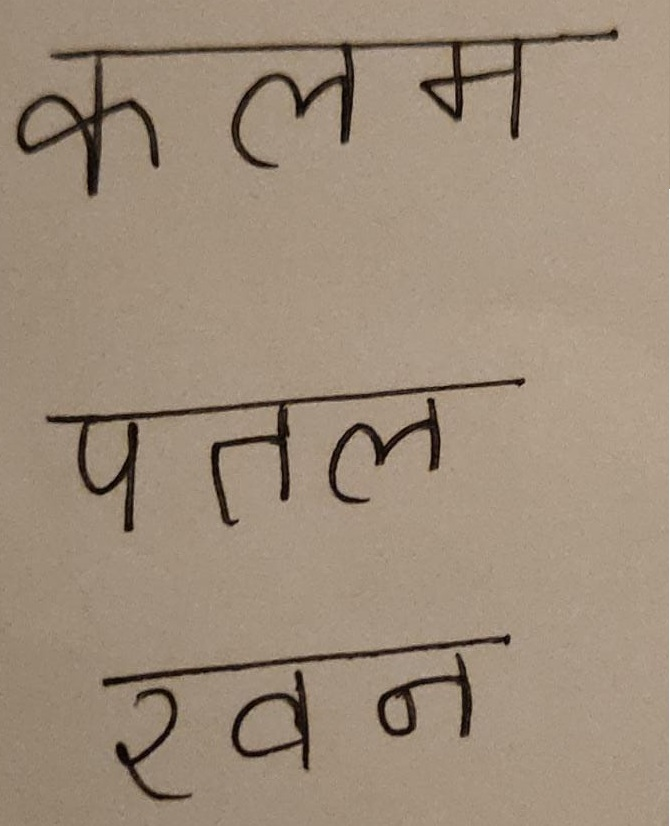
#> input picture Submission/Words/4.jpeg, 670 x 826 px; its folder holds only this picture in this run
$ python -i Split_Words.py   (imports and definitions only)
#> lines starting #> are read from the running program, lines starting #| are printed output that depends on the picture; after the words box and inside, x2 and y2 are one past the last pixel; in counts of white or black regions, pixels touching at a corner belong together
#> further down, picture is the input picture: shape (826, 670, 3); mean B, G, R 122.2, 140.9, 158
import cv2
import numpy as np

def Sorting_Key(rect):
    global Lines, Size

    x, y, w, h = rect

    cx = x + int(w / 2)
    cy = y + int(h / 2)

    for i, (upper, lower) in enumerate(Lines):
        if not any([all([upper > y + h, lower > y + h]), all([upper < y, lower < y])]):
            return cx + ((i + 1) * Size)

def Split(img):
    global Lines, Size

    gray = cv2.cvtColor(img, cv2.COLOR_BGR2GRAY)

    kernel = cv2.getStructuringElement(cv2.MORPH_ELLIPSE, (25, 25))
    morph = cv2.morphologyEx(gray, cv2.MORPH_CLOSE, kernel)

    div = gray / morph
    gray = np.array(cv2.normalize(div, div, 0, 255, cv2.NORM_MINMAX), np.uint8)

    _, thresh = cv2.threshold(gray, 180, 255, cv2.THRESH_BINARY_INV)
#> thresh: shape (826, 670); 5.8% white; 8 white regions (1 under 20 px), largest, box (x1, y1, x2, y2) and area: (16, 27, 618, 198) 13505, (45, 378, 526, 533) 7253, (102, 634, 511, 687) 2865

    kernel = cv2.getStructuringElement(cv2.MORPH_RECT, (3, 3))
    thresh = cv2.morphologyEx(thresh, cv2.MORPH_DILATE, kernel, iterations = 1)
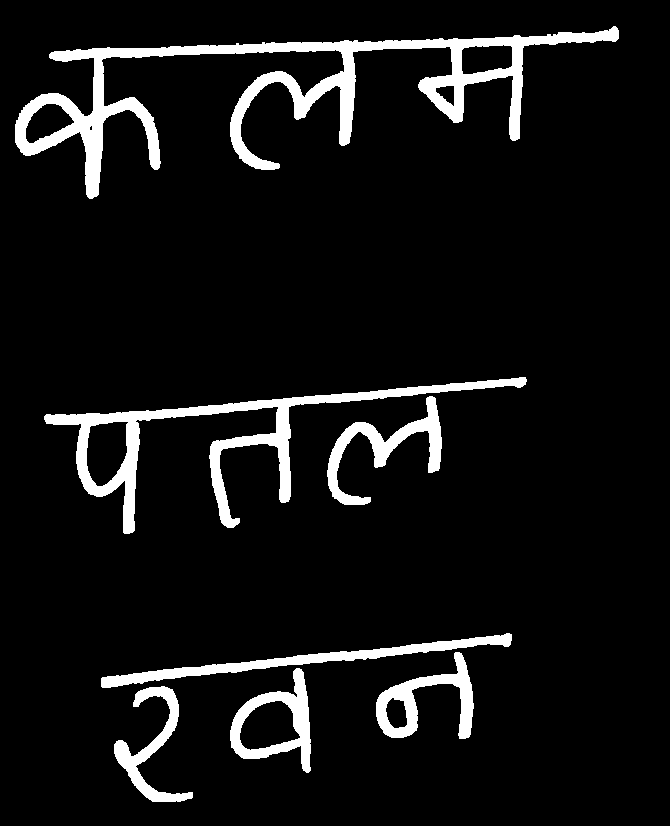
#> thresh: shape (826, 670); 7.6% white; 7 white regions

    contours, _ = cv2.findContours(thresh, cv2.RETR_EXTERNAL, cv2.CHAIN_APPROX_NONE)
#> contours = 7 contours; box (x1, y1, x2, y2) and area: (15, 26, 619, 199) 18560, (44, 377, 527, 534) 10637, (230, 668, 311, 773) 4731, (101, 633, 512, 688) 3418, (376, 652, 474, 739) 3156, (327, 396, 442, 505) 2926, (114, 686, 193, 802) 2196

    i = 0
    Length = len(contours)
#> Length = 7
    while i < Length:
        x, y, w, h = cv2.boundingRect(contours[i])
        if w * h <= 200 or h / w > 4:
            cv2.drawContours(thresh, [contours[i]], 0, 0, -1)
            del contours[i]
            i -= 1
            Length -= 1
        i += 1
#> this loop made 7 passes
#> (x, y, w, h) on passes 1 to 7: (114, 686, 79, 116), (230, 668, 81, 105), (376, 652, 98, 87), (101, 633, 411, 55), (327, 396, 115, 109), (44, 377, 483, 157), (15, 26, 604, 173)
#> after the loop, Length = 7; i = 7

    h_proj = np.sum(thresh, axis = 1)
#> h_proj = 826 values, max 90525 at index 48, min 0 at index 0, mean 12955.6

    upper = None
    lower = None
    Lines = []
    for i in range(h_proj.shape[0]):
        proj = h_proj[i]
        if proj != 0 and upper == None:
            upper = i
        elif proj == 0 and upper != None and lower == None:
            lower = i
            if lower - upper >= 15:
                Lines.append([upper, lower])
            upper = None
            lower = None
#> this loop made 826 passes
#> proj on passes 1 to 12: 0, 0, 0, 0, 0, 0, 0, 0, 0, 0, 0, 0
#> after the loop, Lines = [[26, 199], [377, 534], [633, 802]]

    if upper:
        Lines.append([upper, h_proj.shape[0] - 1])

    Size = thresh.shape[1]
#> Size = 670

    bounding_rects = []
    for contour in contours:
        x, y, w, h = cv2.boundingRect(contour)

        for upper, lower in Lines:
            if not any([all([upper > y + h, lower > y + h]), all([upper < y, lower < y])]):
                bounding_rects.append((x, y, w, h))
#> after the loop, bounding_rects = [(114, 686, 79, 116), (230, 668, 81, 105), (376, 652, 98, 87), (101, 633, 411, 55), (327, 396, 115, 109), (44, 377, 483, 157), (15, 26, 604, 173)]

    i = 0
    Length = len(bounding_rects)
    while i < Length:
        x, y, w, h = bounding_rects[i]
        j = 0
        while j < Length:
            distancex = abs(bounding_rects[j][0] - (bounding_rects[i][0] + bounding_rects[i][2]))
            distancey = abs(bounding_rects[j][1] - (bounding_rects[i][1] + bounding_rects[i][3]))

            threshx = max(abs(bounding_rects[j][0] - (bounding_rects[i][0] + bounding_rects[i][2])),
                          abs(bounding_rects[j][0] - bounding_rects[i][0]),
                          abs((bounding_rects[j][0] + bounding_rects[j][2]) - bounding_rects[i][0]),
                          abs((bounding_rects[j][0] + bounding_rects[j][2]) - (bounding_rects[i][0] + bounding_rects[i][2])))

            threshy = max(abs(bounding_rects[j][1] - (bounding_rects[i][1] + bounding_rects[i][3])),
                          abs(bounding_rects[j][1] - bounding_rects[i][1]),
                          abs((bounding_rects[j][1] + bounding_rects[j][3]) - bounding_rects[i][1]),
                          abs((bounding_rects[j][1] + bounding_rects[j][3]) - (bounding_rects[i][1] + bounding_rects[i][3])))

            if i != j and any([all([not any([all([bounding_rects[j][1] > y + h, bounding_rects[j][1] + bounding_rects[j][3] > y + h]), all([bounding_rects[j][1] < y, bounding_rects[j][1] + bounding_rects[j][3] < y])]),
                                   not any([all([bounding_rects[j][0] > x + w, bounding_rects[j][0] + bounding_rects[j][2] > x + w]), all([bounding_rects[j][0] < x, bounding_rects[j][0] + bounding_rects[j][2] < x])])]),
                              all([distancex <= 10, bounding_rects[i][3] + bounding_rects[j][3] + 10 >= threshy]), all([bounding_rects[i][2] + bounding_rects[j][2] + 10 >= threshx, distancey <= 10])]):

                x = min(bounding_rects[i][0], bounding_rects[j][0])
                w = max(bounding_rects[i][0] + bounding_rects[i][2], bounding_rects[j][0] + bounding_rects[j][2]) - x
                y = min(bounding_rects[i][1], bounding_rects[j][1])
                h = max(bounding_rects[i][1] + bounding_rects[i][3], bounding_rects[j][1] + bounding_rects[j][3]) - y

                bounding_rects[i] = (x, y, w, h)
                del bounding_rects[j]
                i = -1
                Length -= 1
                break

            j += 1
        i += 1
#> this loop made 8 passes
#> i on passes 1 to 8: 0, 0, 0, 1, 0, 1, 2, 3
#> after the loop, Length = 3; bounding_rects = [(101, 633, 411, 169), (44, 377, 483, 157), (15, 26, 604, 173)]; i = 3

    Length = len(Lines)
    bounding_rects.sort(key = Sorting_Key)
#> the loop in Sorting_Key, `for i, (upper, lower) in enumerate(Lines):` made 3 passes
#> the loop in Sorting_Key, `for i, (upper, lower) in enumerate(Lines):` made 2 passes
#> the loop in Sorting_Key, `for i, (upper, lower) in enumerate(Lines):` made 1 pass

    Words = []

    for x, y, w, h in bounding_rects:
        crop = img[y:y + h, x:x+ w]

        gray = cv2.cvtColor(crop, cv2.COLOR_BGR2GRAY)

        kernel = cv2.getStructuringElement(cv2.MORPH_ELLIPSE, (25, 25))
        morph = cv2.morphologyEx(gray, cv2.MORPH_CLOSE, kernel)

        div = gray / morph
        gray = np.array(cv2.normalize(div, div, 0, 255, cv2.NORM_MINMAX), np.uint8)

        _, thresh = cv2.threshold(gray, 180, 255, cv2.THRESH_BINARY_INV)

        kernel = cv2.getStructuringElement(cv2.MORPH_RECT, (3, 3))
        thresh = cv2.morphologyEx(thresh, cv2.MORPH_DILATE, kernel, iterations = 1)

        h_proj = np.sum(thresh, axis = 1)

        starting = None
        for i in range(h_proj.shape[0]):
            proj = h_proj[i]
            if proj != 0:
                starting = i
                break

        contours, _ = cv2.findContours(thresh, cv2.RETR_EXTERNAL, cv2.CHAIN_APPROX_NONE)

        contours = np.vstack(contours)

        rect = cv2.minAreaRect(contours)
        Box = cv2.boxPoints(rect)

        index = np.argmin(np.sum(Box, axis = 1))

        box = []
        box.extend(Box[index:])
        box.extend(Box[0:index])

        x1 = (box[0][0] + box[1][0]) / 2
        y1 = (box[0][1] + box[1][1]) / 2

        x2 = (box[2][0] + box[3][0]) / 2
        y2 = (box[2][1] + box[3][1]) / 2

        a = y2 - y1
        b = x1 - x2
        c = (x2 * y1) - (y2 * x1)

        cy = starting
        cx = (-1) * ((b * cy) + c) / a

        a1 = -b
        b1 = a
        c1 = (-1) * (a1 * cx + b1 * cy)

        x1 = box[0][0]
        y1 = box[0][1]

        x2 = box[3][0]
        y2 = box[3][1]

        a2 = y2 - y1
        b2 = x1 - x2
        c2 = (x2 * y1) - (y2 * x1)

        cx = ((c2 * b1) - (c1 * b2)) / ((a1 * b2) - (a2 * b1))
        cy = ((c2 * a1) - (c1 * a2)) / ((b1 * a2) - (b2 * a1))

        box[0] = [cx, cy]

        x1 = box[1][0]
        y1 = box[1][1]

        x2 = box[2][0]
        y2 = box[2][1]

        a2 = y2 - y1
        b2 = x1 - x2
        c2 = (x2 * y1) - (y2 * x1)

        cx = ((c2 * b1) - (c1 * b2)) / ((a1 * b2) - (a2 * b1))
        cy = ((c2 * a1) - (c1 * a2)) / ((b1 * a2) - (b2 * a1))

        box[1] = [cx, cy]

        box = np.int0(box)
        shape = (box[1][0] - box[0][0], box[3][1] - box[0][1])

        src = np.float32(box)
        dst = np.array([[0, 0], [shape[0], 0], [shape[0], shape[1]], [0, shape[1]]], np.float32)

        M = cv2.getPerspectiveTransform(src, dst)
        warp = cv2.bitwise_not(cv2.warpPerspective(cv2.bitwise_not(crop), M, shape))

        Words.append(warp.copy())
#> this loop made 3 passes
#> (x, y, w, h, rect) on passes 2 to 3: (44, 377, 483, 157, ((245.7, 81.73), (483.7, 127.3), -4.48)), (101, 633, 411, 169, ((211.6, 86.32), (413.2, 133.1), -6.34))
#> (x, y, w, h, rect, Box) on pass 1: (15, 26, 604, 173, ((303, 82.4), (608.9, 149.7), -3.69), [[3.98, 176.7], [-5.66, 27.3], [602, -11.9], [611.6, 137.5]])
#> pass 1, in Split, `crop = img[y:y + h, x:x+ w]`:
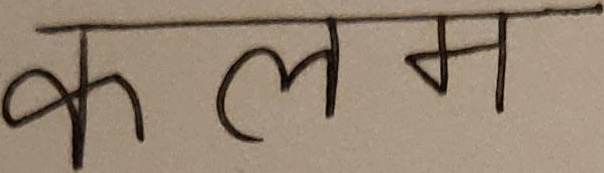
#> crop: shape (173, 604, 3); mean B, G, R 116, 134.1, 150.8
#> pass 1, in Split, `morph = cv2.morphologyEx(gray, cv2.MORPH_CLOSE, kernel)`:
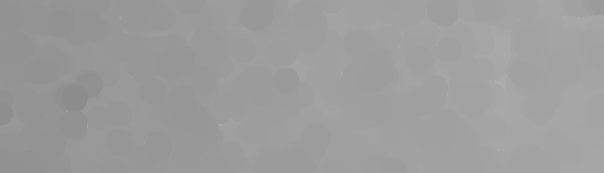
#> morph: shape (173, 604); min 140, max 177, mean 156.6
#> after the loop:
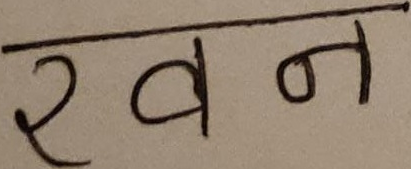
#> crop: shape (169, 411, 3); mean B, G, R 111.4, 129, 145.8
#> after the loop:
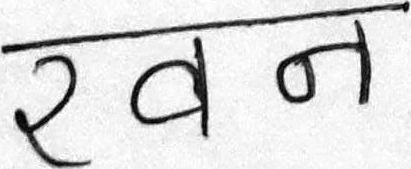
#> div: shape (169, 411) float64; min -2.67e-16, max 255, mean 220; drawn with min black and max white
#> after the loop:
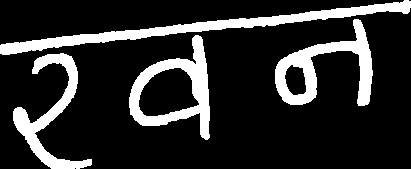
#> thresh: shape (169, 411); 17.3% white; 4 white regions, box (x1, y1, x2, y2) and area: (0, 0, 411, 55) 3851, (275, 19, 373, 106) 2891, (129, 35, 210, 140) 2876, (13, 53, 92, 169) 2413
#> after the loop:
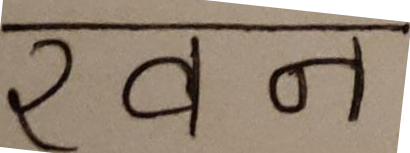
#> warp: shape (153, 410, 3); mean B, G, R 117, 133.5, 149.3
#> after the loop, Words = 3 items

    return Words

>>> import cv2
>>> picture = cv2.imread('Words/4.jpeg')
>>> result = Split(picture)
#> result = 3 items

$ run again, on Submission/Words/5.jpeg
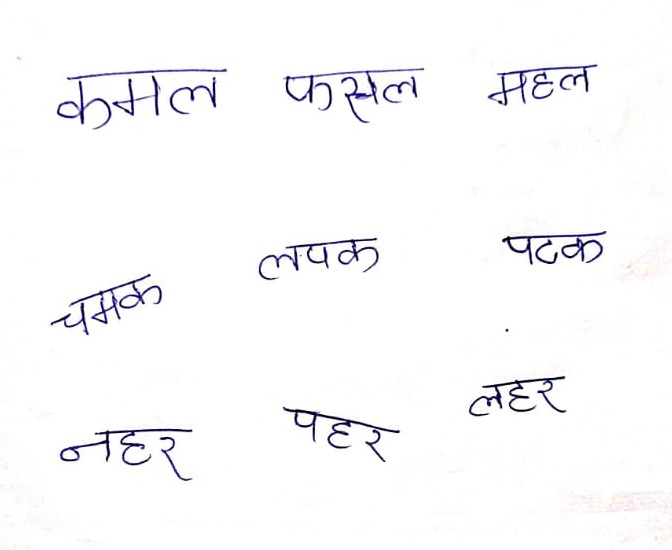
#> input picture Submission/Words/5.jpeg, 672 x 550 px
#> picture is the input picture: shape (550, 672, 3); mean B, G, R 250.7, 249.5, 249.8
#> in Split, `thresh = cv2.morphologyEx(thresh, cv2.MORPH_DILATE, kernel, iterations..`:
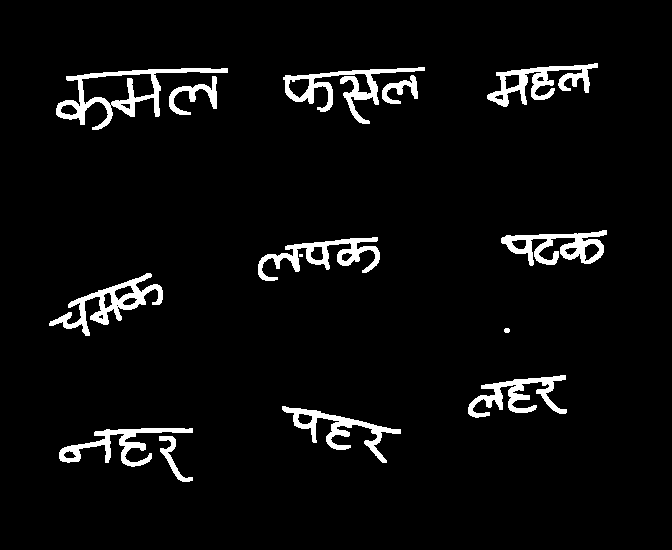
#> thresh: shape (550, 672); 4.7% white; 14 white regions (1 under 20 px)
#> in Split, `contours, _ = cv2.findContours(thresh, cv2.RETR_EXTERNAL, cv2.CHAIN_AP..`: contours = 14 contours, 2 with area under 20; largest, box (x1, y1, x2, y2) and area: (56, 68, 228, 130) 3552, (49, 273, 163, 336) 1944, (283, 67, 425, 124) 1836, (501, 230, 607, 266) 1784, (487, 63, 598, 107) 1697
#> in Split, `Length = len(contours)`: Length = 14
#> the loop in Split, `while i < Length:` made 14 passes
#> (i, Length) on passes 5, 7: (4, 13), (5, 12)
#> after the loop in Split, `while i < Length:`: Length = 12
#> h_proj = 550 values, max 59415 at index 71, min 0 at index 0, mean 8023.7
#> the loop in Split, `for i in range(h_proj.shape[0]):` made 550 passes
#> proj on passes 1 to 8: 0, 0, 0, 0, 0, 0, 0, 0
#> after the loop in Split, `for i in range(h_proj.shape[0]):`: Lines = [[63, 130], [230, 336], [375, 482]]
#> the loop in Split, `for contour in contours:` made 12 passes
#> (x, y, w, h) on passes 1 to 8: (159, 436, 34, 46), (59, 428, 134, 39), (282, 406, 119, 57), (468, 375, 99, 43), (49, 273, 114, 63), (258, 237, 122, 44), (501, 230, 106, 36), (169, 76, 48, 39)
#> after the loop in Split, `for contour in contours:`: bounding_rects = [(159, 436, 34, 46), (59, 428, 134, 39), (282, 406, 119, 57), (468, 375, 99, 43), (49, 273, 114, 63), (258, 237, 122, 44), (501, 230, 106, 36), (169, 76, 48, 39), (382, 75, 36, 29), (56, 68, 172, 62), (283, 67, 142, 57), (487, 63, 111, 44)]
#> the loop in Split, `while i < Length:` made 25 passes
#> i on passes 1 to 8: 0, 1, 2, 3, 4, 5, 6, 0
#> after the loop in Split, `while i < Length:`: Length = 9; bounding_rects = [(59, 428, 134, 54), (282, 406, 119, 57), (468, 375, 99, 43), (49, 273, 114, 63), (258, 237, 122, 44), (501, 230, 106, 36), (56, 68, 172, 62), (283, 67, 142, 57), (487, 63, 111, 44)]; i = 9
#> in Split, `Length = len(Lines)`: Length = 3
#> the loop in Sorting_Key, `for i, (upper, lower) in enumerate(Lines):` made 3 passes
#> the loop in Sorting_Key, `for i, (upper, lower) in enumerate(Lines):` made 2 passes
#> the loop in Sorting_Key, `for i, (upper, lower) in enumerate(Lines):` made 1 pass
#> the loop in Split, `for x, y, w, h in bounding_rects:` made 9 passes
#> (x, y, w, h, rect, index) on passes 1 to 5: (56, 68, 172, 62, ((85.96, 29.64), (173.8, 56.52), -3.95), 1), (283, 67, 142, 57, ((71.82, 29.82), (141.4, 53.86), -3.18), 1), (487, 63, 111, 44, ((55.37, 21.25), (113.4, 35.5), -6.58), 1), (49, 273, 114, 63, ((56.39, 33.76), (117.9, 38.38), -23.89), 1), (258, 237, 122, 44, ((60.11, 21.47), (122.5, 35.26), -4.97), 1)
#> after the loop in Split, `for x, y, w, h in bounding_rects:`:
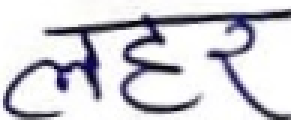
#> warp: shape (40, 97, 3) (shown 3 times larger); mean B, G, R 214.5, 209, 209.9

$ run again, on Submission/Words/6.jpeg
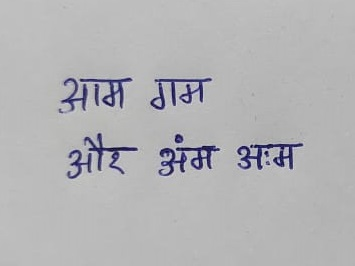
#> input picture Submission/Words/6.jpeg, 355 x 266 px
#> picture is the input picture: shape (266, 355, 3); mean B, G, R 181.7, 179.4, 179.5
#> in Split, `contours, _ = cv2.findContours(thresh, cv2.RETR_EXTERNAL, cv2.CHAIN_AP..`: contours = 8 contours; box (x1, y1, x2, y2) and area: (60, 77, 133, 112) 1271, (66, 132, 139, 180) 1158, (157, 145, 221, 177) 1149, (236, 142, 304, 171) 1112, (149, 77, 213, 111) 995, (174, 133, 185, 144) 89, (265, 160, 271, 166) 24, (58, 108, 65, 114) 24
#> in Split, `Length = len(contours)`: Length = 8
#> the loop in Split, `while i < Length:` made 8 passes
#> (i, Length) on passes 1, 4, 6: (0, 7), (2, 6), (3, 5)
#> after the loop in Split, `while i < Length:`:
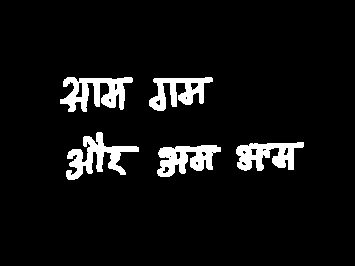
#> thresh: shape (266, 355); 6.6% white; 5 white regions, box (x1, y1, x2, y2) and area: (60, 77, 133, 112) 1384, (66, 132, 139, 180) 1361, (157, 145, 221, 177) 1217, (236, 142, 304, 171) 1181, (149, 77, 213, 111) 1092
#> after the loop in Split, `while i < Length:`: Length = 5
#> h_proj = 266 values, max 43860 at index 147, min 0 at index 0, mean 5977.2
#> the loop in Split, `for i in range(h_proj.shape[0]):` made 266 passes
#> proj on passes 1 to 8: 0, 0, 0, 0, 0, 0, 0, 0
#> after the loop in Split, `for i in range(h_proj.shape[0]):`: Lines = [[77, 112], [132, 180]]
#> the loop in Split, `for contour in contours:` made 5 passes
#> (x, y, w, h) on passes 1 to 5: (157, 145, 64, 32), (236, 142, 68, 29), (66, 132, 73, 48), (149, 77, 64, 34), (60, 77, 73, 35)
#> after the loop in Split, `for contour in contours:`: bounding_rects = [(157, 145, 64, 32), (236, 142, 68, 29), (66, 132, 73, 48), (149, 77, 64, 34), (60, 77, 73, 35)]
#> the loop in Split, `while i < Length:` made 5 passes
#> after the loop in Split, `while i < Length:`: Length = 5
#> in Split, `Length = len(Lines)`: Length = 2
#> the loop in Sorting_Key, `for i, (upper, lower) in enumerate(Lines):` made 2 passes
#> the loop in Sorting_Key, `for i, (upper, lower) in enumerate(Lines):` made 1 pass
#> the loop in Split, `for x, y, w, h in bounding_rects:` made 5 passes
#> (x, y, w, h, rect, index) on passes 2 to 4: (149, 77, 64, 34, ((31.55, 16.56), (63.55, 32.17), -1.15), 1), (66, 132, 73, 48, ((35.26, 21.95), (74.49, 44.53), -5.6), 1), (157, 145, 64, 32, ((31.51, 15.36), (63.99, 29.7), -2.29), 1)
#> after the loop in Split, `for x, y, w, h in bounding_rects:`:
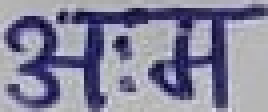
#> warp: shape (28, 67, 3) (shown 4 times larger); mean B, G, R 154.8, 131.8, 132.9
#> after the loop in Split, `for x, y, w, h in bounding_rects:`: Words = 5 items

$ run again, on Submission/Words/1.png
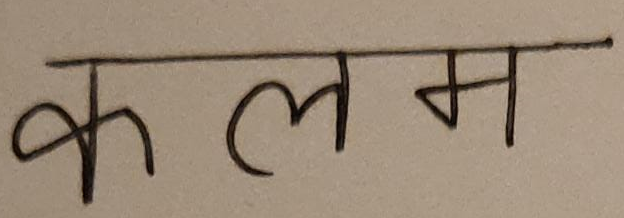
#> input picture Submission/Words/1.png, 624 x 218 px
#> picture is the input picture: shape (218, 624, 3); mean B, G, R 118.9, 137.2, 154.1
#> in Split, `contours, _ = cv2.findContours(thresh, cv2.RETR_EXTERNAL, cv2.CHAIN_AP..`: contours = 1 contour; box (x1, y1, x2, y2) and area: (10, 34, 614, 207) 18552
#> in Split, `Length = len(contours)`: Length = 1
#> the loop in Split, `while i < Length:` made 1 pass
#> i on pass 1: 1
#> h_proj = 218 values, max 90780 at index 56, min 0 at index 0, mean 20273.7
#> the loop in Split, `for i in range(h_proj.shape[0]):` made 218 passes
#> proj on passes 1 to 8: 0, 0, 0, 0, 0, 0, 0, 0
#> after the loop in Split, `for i in range(h_proj.shape[0]):`: Lines = [[34, 207]]
#> the loop in Split, `for contour in contours:` made 1 pass
#> (x, y, w, h) on pass 1: (10, 34, 604, 173)
#> after the loop in Split, `for contour in contours:`: bounding_rects = [(10, 34, 604, 173)]
#> the loop in Split, `while i < Length:` made 1 pass
#> i on pass 1: 1
#> after the loop in Split, `while i < Length:`: Length = 1
#> the loop in Sorting_Key, `for i, (upper, lower) in enumerate(Lines):` made 1 pass
#> the loop in Split, `for x, y, w, h in bounding_rects:` made 1 pass
#> (x, y, w, h, rect, index) on pass 1: (10, 34, 604, 173, ((303, 82.85), (608.7, 149.8), -3.58), 1)
#> after the loop in Split, `for x, y, w, h in bounding_rects:`:
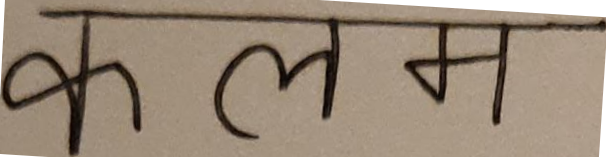
#> warp: shape (157, 606, 3); mean B, G, R 118.8, 136.1, 152.2
#> after the loop in Split, `for x, y, w, h in bounding_rects:`: Words = 1 item
